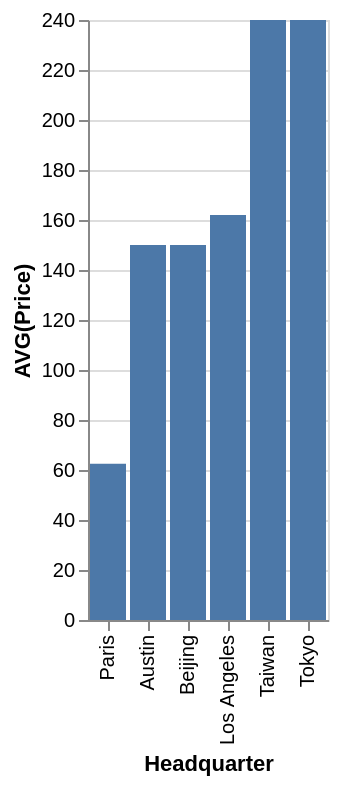

Specify this chart in Vega-Lite:
### Vega-Lite specification from a JSON file in a GitHub repository (floating-point values rounded to 4 significant figures)
{"data": {"values": [{"x_data": "Austin", "y_data": 150}, {"x_data": "Beijing", "y_data": 150}, {"x_data": "Los Angeles", "y_data": 162}, {"x_data": "Paris", "y_data": 62.5}, {"x_data": "Taiwan", "y_data": 240}, {"x_data": "Tokyo", "y_data": 240}]}, "mark": "bar", "encoding": {"x": {"field": "x_data", "type": "nominal", "title": "Headquarter", "sort": {"op": "sum", "field": "y_data", "order": "ascending"}}, "y": {"field": "y_data", "type": "quantitative", "title": "AVG(Price)"}}}
